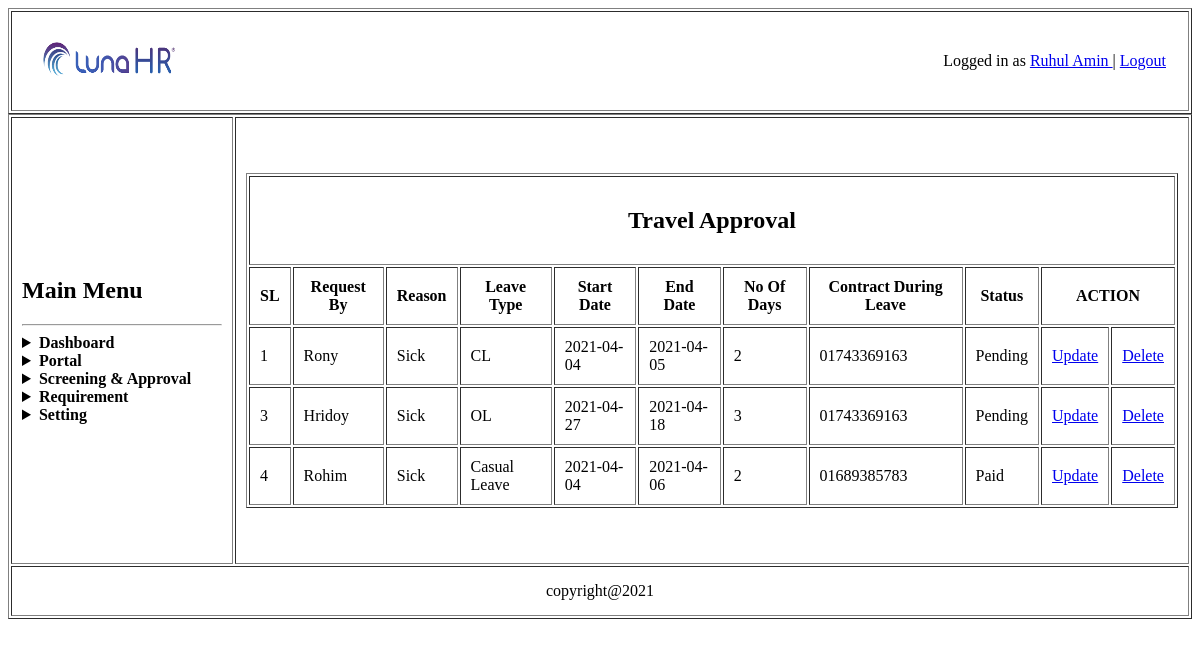
The app's page /view/travel_approval.php (signed in), older data.
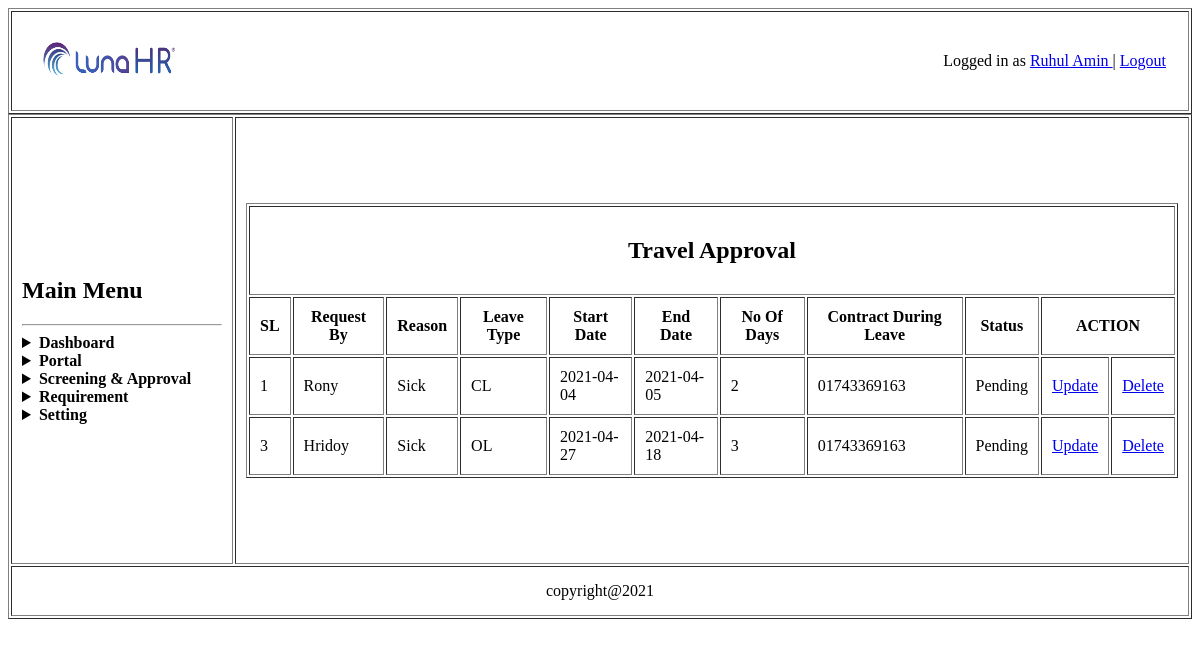
The same page, newer data.
### tables this page shows
CREATE TABLE `travel_request` (
  `id` int(5) NOT NULL,
  `empname` varchar(50) NOT NULL,
  `contract` varchar(50) NOT NULL,
  `leavetype` varchar(50) NOT NULL,
  `days` varchar(50) NOT NULL,
  `statedate` varchar(50) NOT NULL,
  `enddate` varchar(50) NOT NULL,
  `reason` varchar(50) NOT NULL,
  `status` varchar(50) NOT NULL
);

### model/travelApprovalModel.php (called while the page is built, shortened)
<?php
	function getAllTravelRequest(){
		$conn = getConnection();
		$sql = "select * from travel_request";
		$result = mysqli_query($conn, $sql);
		$users =[];
		while($row = mysqli_fetch_assoc($result)){
			array_push($users, $row);
		}
		return $users;
	}
?>

### view/travel_approval.php (the view, shortened to what this page needs)
</head>
<body>
	<table border="1px" align="center" width="100%">
		<tr>
			<td>
				<table width="100%">
					<tr>
						<td width="150px" height="50px">
							<img src="../asset/company_logo.png" alt="main_logo" width="100%" height="100%">
						</td>
						<td align="right" >Logged in as
							<a href="../controler/view_profile_check.php">
								<?php
									echo $_SESSION['current_user']['name'];
								?>
							</a> |
							<a href="../controler/logout_check.php">Logout</a>
						</td>
					</tr>
				</table>
			</td>
		</tr>
	</table>
	<table  border="1px" align="cen" width="100%">
		<tr>
			<td width="200px" height="425px"><h2>Main Menu</h2>
				<hr>
				<details>
					<summary><b>Dashboard</b></summary>
				</details>
				<details>
					<summary><b>Portal</b></summary>
				</details>
				<details>
					<summary><b>Screening & Approval</b></summary>
				</details>
				<details>
					<summary><b>Requirement</b></summary>
				</details>
				<details>
					<summary><b>Setting</b></summary>
				</details>
			</td>
			<td colspan="2" align="center">
				<table border="1px" align="center">
					<tr>
						<td align="center" colspan="11">
							<h2>Travel Approval</h2>
						</td>
					</tr>
					<tr>
						<th>SL</th>
						<th>Request By</th>
						<th>Reason</th>
						<th>Leave Type</th>
						<th>Start Date</th>
						<th>End Date</th>
						<th>No Of Days</th>
						<th>Contract During Leave</th>
						<th>Status</th>
						<th colspan="2">ACTION</th>
					</tr>
					<?php
						require_once('../model/travelApprovalModel.php');
						$result = getAllTravelRequest();
						if(count($result)>0){
							foreach ($result as $key => $value) {
								echo "
									<tr>
										<td>{$value['id']}</td>
										<td>{$value['empname']}</td>
										<td>{$value['reason']}</td>
										<td>{$value['leavetype']}</td>
										<td>{$value['statedate']}</td>
										<td>{$value['enddate']}</td>
										<td>{$value['days']}</td>
										<td>{$value['contract']}</td>
										<td>{$value['status']}</td>
										<td>
											<a href='../controler/travel_request_edit.php?id=$value[id]'>Update</a>
										</td>
										<td>
											<a href='../controler/travel_request_delete.php?id=$value[id]'>Delete</a>
										</td>
									</tr>
								";
							}
						}
					?>
				</table>
			</td>
		</tr>

Row changes from the older to the newer data that the page shows:
removed travel_request: id "4", empname "Rohim", reason "Sick", leavetype "Casual Leave", statedate "2021-04-04", enddate "2021-04-06", days "2", contract "01689385783", status "Paid"
